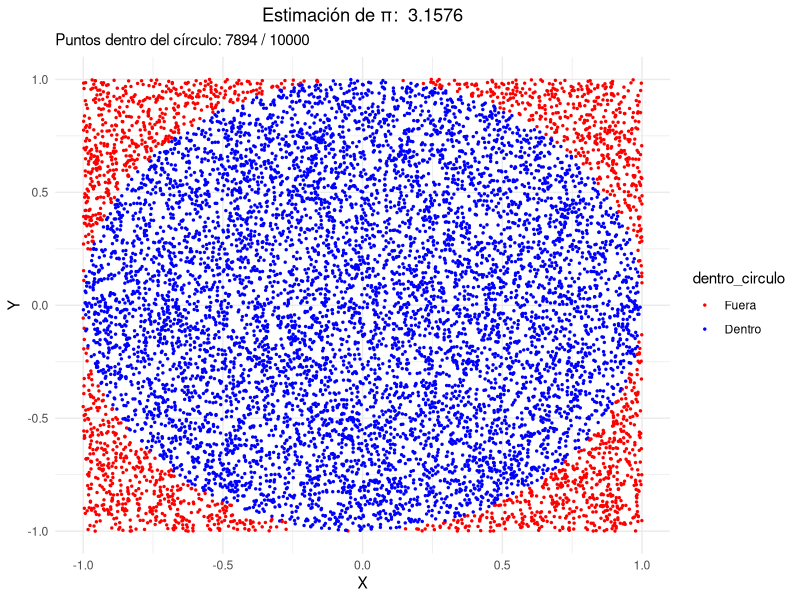

Recreate this plot in R.
# Estimación de π usando el método de Montecarlo

set.seed(123)  # Fijar semilla para reproducibilidad

# Número de puntos a generar
n_puntos <- 10000  

# Generar puntos aleatorios en el cuadrado [-1,1] x [-1,1]
x <- runif(n_puntos, min = -1, max = 1)
y <- runif(n_puntos, min = -1, max = 1)

# Contar cuántos puntos caen dentro del círculo de radio 1
dentro_circulo <- x^2 + y^2 <= 1
n_dentro <- sum(dentro_circulo)

# Estimación de π
pi_estimado <- (n_dentro / n_puntos) * 4

# Mostrar resultado
print(paste("Estimación de π con", n_puntos, "puntos:", round(pi_estimado, 5)))

# Graficar los puntos
library(ggplot2)

datos <- data.frame(x, y, dentro_circulo)

ggplot(datos, aes(x = x, y = y, color = dentro_circulo)) +
  geom_point(size = 0.5) +
  labs(title = paste("Estimación de π: ", round(pi_estimado, 5)),
       subtitle = paste("Puntos dentro del círculo:", n_dentro, "/", n_puntos),
       x = "X", y = "Y") +
  scale_color_manual(values = c("red", "blue"), labels = c("Fuera", "Dentro")) +
  theme_minimal() +
  theme(plot.title = element_text(hjust = 0.5))
  